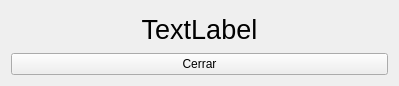
<?xml version="1.0" encoding="UTF-8"?>
<ui version="4.0">
 <class>Form</class>
 <widget class="QWidget" name="Form">
  <property name="geometry">
   <rect>
    <x>0</x>
    <y>0</y>
    <width>399</width>
    <height>86</height>
   </rect>
  </property>
  <property name="windowTitle">
   <string>Subventana</string>
  </property>
  <property name="windowIcon">
   <iconset resource="../resources.qrc">
    <normaloff>:/iconos/info.png</normaloff>:/iconos/info.png</iconset>
  </property>
  <layout class="QVBoxLayout" name="verticalLayout">
   <item>
    <widget class="QLabel" name="label">
     <property name="font">
      <font>
       <pointsize>20</pointsize>
      </font>
     </property>
     <property name="text">
      <string>TextLabel</string>
     </property>
     <property name="alignment">
      <set>Qt::AlignCenter</set>
     </property>
    </widget>
   </item>
   <item>
    <widget class="QPushButton" name="pushButton">
     <property name="text">
      <string>Cerrar</string>
     </property>
     <property name="icon">
      <iconset resource="../resources.qrc">
       <normaloff>:/iconos/exit.png</normaloff>:/iconos/exit.png</iconset>
     </property>
    </widget>
   </item>
  </layout>
 </widget>
 <resources>
  <include location="../resources.qrc"/>
 </resources>
 <connections/>
</ui>
